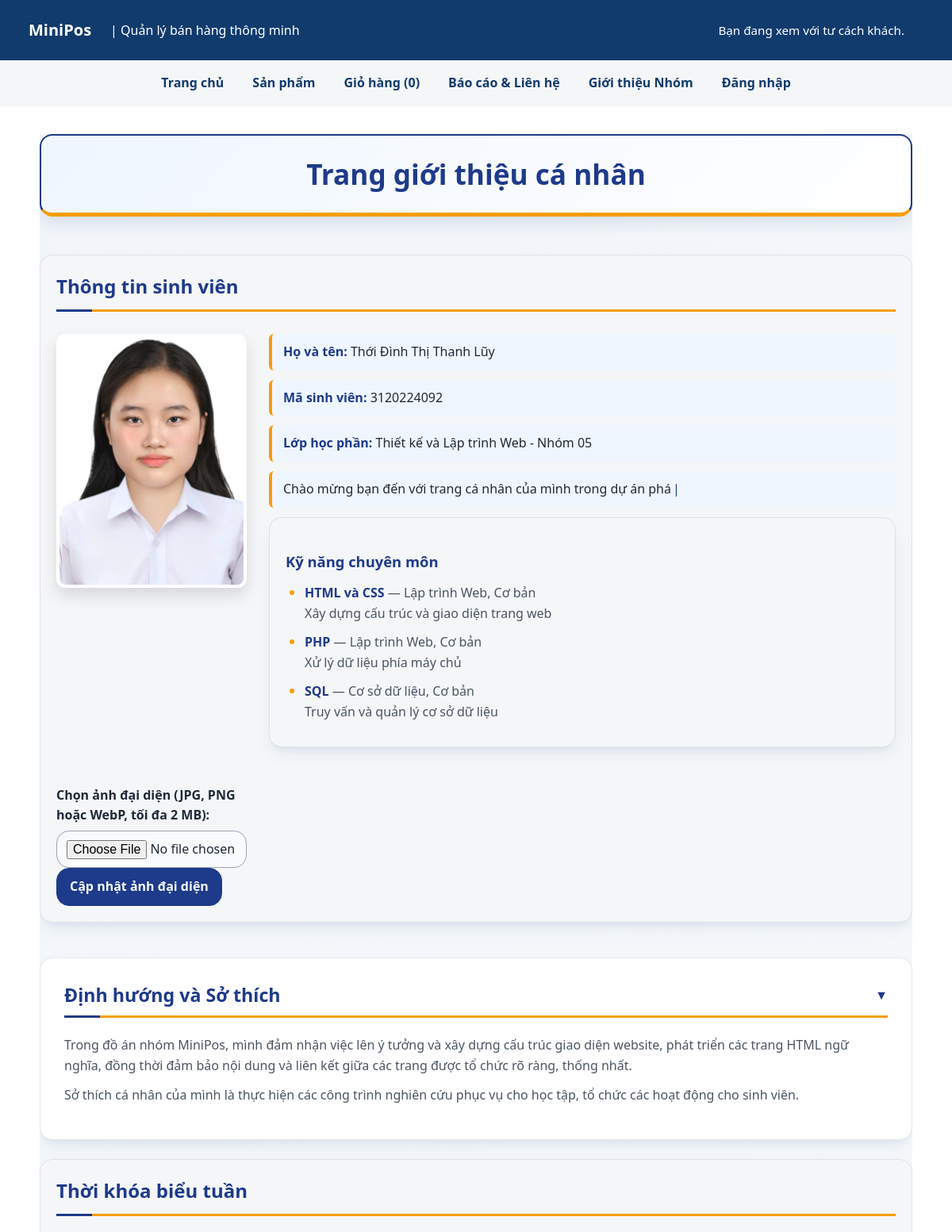
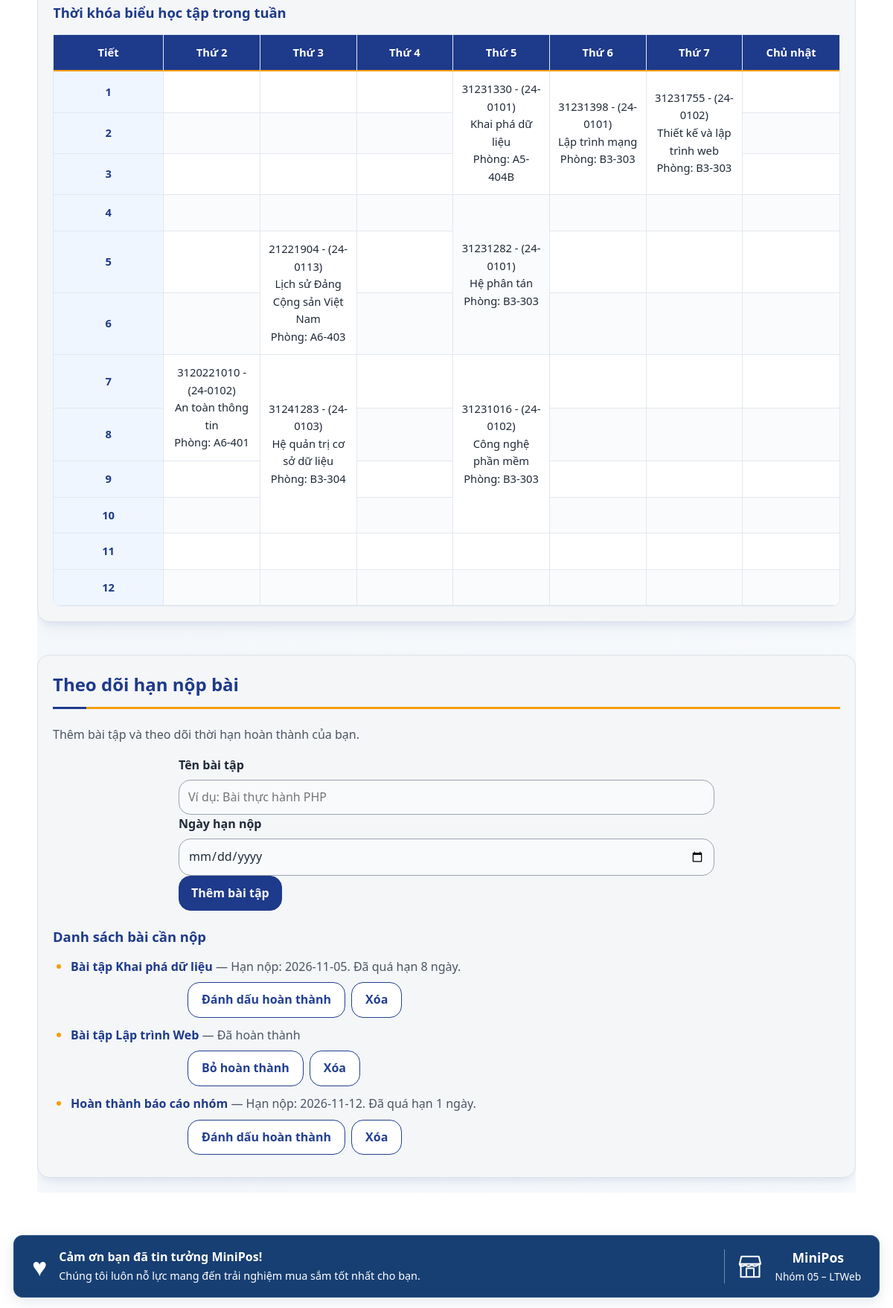
/thanhvien/3120224092_luy/gioithieu.php, run on the app's committed database (2 pictures, top to bottom).
### tables this page shows
CREATE TABLE tv_ky_nang (
    id INT UNSIGNED AUTO_INCREMENT PRIMARY KEY,
    mssv VARCHAR(15) NOT NULL,
    ten_ky_nang VARCHAR(120) NOT NULL,
    nhom_ky_nang VARCHAR(100) NOT NULL,
    muc_do VARCHAR(50) NOT NULL,
    mo_ta TEXT NULL,
    ngay_tao DATETIME NOT NULL DEFAULT CURRENT_TIMESTAMP,

    KEY idx_tv_ky_nang_mssv (mssv),

    CONSTRAINT fk_tv_ky_nang_thanh_vien
        FOREIGN KEY (mssv)
        REFERENCES thanh_vien(mssv)
        ON DELETE CASCADE
);

CREATE TABLE tv_han_nop (
    id INT UNSIGNED AUTO_INCREMENT PRIMARY KEY,
    mssv VARCHAR(15) NOT NULL,
    ten_bai VARCHAR(120) NOT NULL,
    ngay_han DATE NOT NULL,
    hoan_thanh TINYINT(1) NOT NULL DEFAULT 0,
    ngay_tao DATETIME NOT NULL DEFAULT CURRENT_TIMESTAMP,

    KEY idx_tv_han_nop_mssv_ngay (mssv, ngay_han),

    CONSTRAINT fk_tv_han_nop_thanh_vien
        FOREIGN KEY (mssv)
        REFERENCES thanh_vien(mssv)
        ON DELETE CASCADE
);

### inc/ham.php (called while the page is built, shortened)
<?php
function e(string|int|float|null $giaTri): string
{
    return htmlspecialchars(
        (string) $giaTri,
        ENT_QUOTES | ENT_SUBSTITUTE,
        'UTF-8'
    );
}

### thanhvien/3120224092_luy/gioithieu.php (the view, shortened to what this page needs)
<?php
$mssvLuy = '3120224092';
$pdoHanNop = db();
$stChuTrang = $pdoHanNop->prepare(
    'SELECT nguoi_dung_id FROM thanh_vien WHERE mssv = ?'
);
$stChuTrang->execute([$mssvLuy]);
$idChuTrang = $stChuTrang->fetchColumn();
$danhSachHanNopLuy = [];
if ($idChuTrang !== false) {
    $stHanNop = $pdoHanNop->prepare(
        'SELECT id, ten_bai, ngay_han, hoan_thanh
         FROM tv_han_nop
         WHERE mssv = ?
         ORDER BY ngay_han ASC, id ASC'
    );
    $stHanNop->execute([$mssvLuy]);
    $danhSachHanNopLuy = $stHanNop->fetchAll(PDO::FETCH_ASSOC);
}
$stKyNangLuy = $pdoHanNop->prepare(
    'SELECT id, ten_ky_nang, nhom_ky_nang, muc_do, mo_ta
     FROM tv_ky_nang
     WHERE mssv = ?
     ORDER BY id ASC'
);
$stKyNangLuy->execute([$mssvLuy]);
$danhSachKyNangLuy = $stKyNangLuy->fetchAll(PDO::FETCH_ASSOC);
require_once __DIR__ . '/../../inc/header.php';
?>
<main class="trang-ca-nhan-luy">
    <div class="luy-profile-title">
        <h1>Trang giới thiệu cá nhân</h1>
    </div>
    <section class="luy-thong-tin-sinh-vien">
        <h2>Thông tin sinh viên</h2>
        <?php $anhDaiDienLuy = $_SESSION['avatar_luy'] ?? 'avatar.png'; ?>
        <img
            id="anh-dai-dien"
            src="<?= e($anhDaiDienLuy) ?>"
            alt="Ảnh chân dung sinh viên"
            width="120"
            height="150"
        >
        <form action="gioithieu.php#anh-dai-dien" method="post" enctype="multipart/form-data">
            <label for="avatar_moi">Chọn ảnh đại diện (JPG, PNG hoặc WebP, tối đa 2 MB):</label>
            <input
                type="file"
                id="avatar_moi"
                name="avatar_moi"
                accept=".jpg,.jpeg,.png,.webp,image/jpeg,image/png,image/webp"
                required
            >
            <button type="submit">Cập nhật ảnh đại diện</button>
        </form>
        <div class="student-info">
            <p><strong>Họ và tên:</strong> Thới Đình Thị Thanh Lũy</p>
            <p><strong>Mã sinh viên:</strong> 3120224092</p>
            <p><strong>Lớp học phần:</strong> Thiết kế và Lập trình Web - Nhóm 05</p>
            <p
                id="typing-text"
                data-text="Chào mừng bạn đến với trang cá nhân của mình trong dự án phát triển hệ thống quản lý bán hàng MiniPos."
            ></p>
            <section id="ky-nang">
                <h3>Kỹ năng chuyên môn</h3>
                <?php if (empty($danhSachKyNangLuy)): ?>
                    <p>Chưa có kỹ năng nào được thêm.</p>
                <?php else: ?>
                    <ul>
                        <?php foreach ($danhSachKyNangLuy as $kyNangLuy): ?>
                            <li>
                                <strong><?= e($kyNangLuy['ten_ky_nang']) ?></strong>
                                — <?= e($kyNangLuy['nhom_ky_nang']) ?>,
                                <?= e($kyNangLuy['muc_do']) ?>
                                <?php if (!empty($kyNangLuy['mo_ta'])): ?>
                                    <br>
                                    <?= nl2br(e($kyNangLuy['mo_ta'])) ?>
                                <?php endif; ?>
                            </li>
                        <?php endforeach; ?>
                    </ul>
                <?php endif; ?>
            </section>
        </div>
    </section>
    <article class="accordion-section">
        <h2>
            <button class="accordion-header" aria-expanded="true" aria-controls="content-dinhhuong">
                Định hướng và Sở thích
            </button>
        </h2>
        <div id="content-dinhhuong" class="accordion-content open">
            <p>
                Trong đồ án nhóm MiniPos, mình đảm nhận việc lên ý tưởng và xây dựng
                cấu trúc giao diện website, phát triển các trang HTML ngữ nghĩa,
                đồng thời đảm bảo nội dung và liên kết giữa các trang được tổ chức
                rõ ràng, thống nhất.
            </p>
            <p>
                Sở thích cá nhân của mình là thực hiện các công trình nghiên cứu
                phục vụ cho học tập, tổ chức các hoạt động cho sinh viên.
            </p>
        </div>
    </article>
    <section>
        <h2>Thời khóa biểu tuần</h2>
        <table>
            <caption>Thời khóa biểu học tập trong tuần</caption>
            <thead>
                <tr>
                    <th scope="col">Tiết</th>
                    <th scope="col">Thứ 2</th>
                    <th scope="col">Thứ 3</th>
                    <th scope="col">Thứ 4</th>
                    <th scope="col">Thứ 5</th>
                    <th scope="col">Thứ 6</th>
                    <th scope="col">Thứ 7</th>
                    <th scope="col">Chủ nhật</th>
                </tr>
            </thead>
            <tbody>
                <tr>
                    <th scope="row">1</th>
                    <td></td>
                    <td></td>
                    <td></td>
                    <td rowspan="3">
                        31231330 - (24-0101)<br>
                        Khai phá dữ liệu<br>
                        Phòng: A5-404B
                    </td>
                    <td rowspan="3">
                        31231398 - (24-0101)<br>
                        Lập trình mạng<br>
                        Phòng: B3-303
                    </td>
                    <td rowspan="3">
                        31231755 - (24-0102)<br>
                        Thiết kế và lập trình web<br>
                        Phòng: B3-303
                    </td>
                    <td></td>
                </tr>
                <tr>
                    <th scope="row">2</th>
                    <td></td>
                    <td></td>
                    <td></td>
                    <td></td>
                </tr>
                <tr>
                    <th scope="row">3</th>
                    <td></td>
                    <td></td>
                    <td></td>
                    <td></td>
                </tr>
                <tr>
                    <th scope="row">4</th>
                    <td></td>
                    <td></td>
                    <td></td>
                    <td rowspan="3">
                        31231282 - (24-0101)<br>
                        Hệ phân tán<br>
                        Phòng: B3-303
                    </td>
                    <td></td>
                    <td></td>
                    <td></td>
                </tr>
                <tr>
                    <th scope="row">5</th>
                    <td></td>
                    <td rowspan="2">
                        21221904 - (24-0113)<br>
                        Lịch sử Đảng Cộng sản Việt Nam<br>
                        Phòng: A6-403
                    </td>
                    <td></td>
                    <td></td>
                    <td></td>
                    <td></td>
                </tr>
                <tr>
                    <th scope="row">6</th>
                    <td></td>
                    <td></td>
                    <td></td>
                    <td></td>
                    <td></td>
                </tr>
                <tr>
                    <th scope="row">7</th>
                    <td rowspan="2">
                        3120221010 - (24-0102)<br>
                        An toàn thông tin<br>
                        Phòng: A6-401
                    </td>
                    <td rowspan="4">
                        31241283 - (24-0103)<br>
                        Hệ quản trị cơ sở dữ liệu<br>
                        Phòng: B3-304
                    </td>
                    <td></td>
                    <td rowspan="4">
                        31231016 - (24-0102)<br>
                        Công nghệ phần mềm<br>
                        Phòng: B3-303
                    </td>
                    <td></td>
                    <td></td>
                    <td></td>
                </tr>
                <tr>
                    <th scope="row">8</th>
                    <td></td>
                    <td></td>
                    <td></td>
                    <td></td>
                </tr>
                <tr>
                    <th scope="row">9</th>
                    <td></td>
                    <td></td>
                    <td></td>
                    <td></td>
                    <td></td>
                </tr>
                <tr>
                    <th scope="row">10</th>
                    <td></td>
                    <td></td>
                    <td></td>
                    <td></td>
                    <td></td>
                </tr>
                <tr>
                    <th scope="row">11</th>
                    <td></td>
                    <td></td>
                    <td></td>
                    <td></td>
                    <td></td>
                    <td></td>
                    <td></td>
                </tr>
                <tr>
                    <th scope="row">12</th>
                    <td></td>
                    <td></td>
                    <td></td>
                    <td></td>
                    <td></td>
                    <td></td>
                    <td></td>
                </tr>
            </tbody>
        </table>
    </section>
    <section id="han-nop-bai" class="luy-han-nop-bai">
        <h2>Theo dõi hạn nộp bài</h2>
        <p>Thêm bài tập và theo dõi thời hạn hoàn thành của bạn.</p>
        <form action="gioithieu.php#han-nop-bai" method="post">
            <div>
                <label for="ten_bai">Tên bài tập</label>
                <input
                    type="text"
                    id="ten_bai"
                    name="ten_bai"
                    maxlength="120"
                    required
                    placeholder="Ví dụ: Bài thực hành PHP"
                >
            </div>
            <div>
                <label for="ngay_han">Ngày hạn nộp</label>
                <input type="date" id="ngay_han" name="ngay_han" required>
            </div>
            <button type="submit">Thêm bài tập</button>
        </form>
        <h3>Danh sách bài cần nộp</h3>
        <?php if (empty($danhSachHanNopLuy)): ?>
            <p>Chưa có bài tập nào được thêm.</p>
        <?php else: ?>
            <ul>
                <?php foreach ($danhSachHanNopLuy as $bai): ?>
                    <?php
                    $ngayHanBai = $bai['ngay_han'];
                    $hanNop = DateTimeImmutable::createFromFormat('!Y-m-d', $ngayHanBai);
                    $homNay = new DateTimeImmutable('today');
                    $soNgay = (int) $homNay->diff($hanNop)->format('%r%a');
                    $daHoanThanh = (int) ($bai['hoan_thanh'] ?? 0) === 1;
                    ?>
                    <li>
                        <strong><?= e($bai['ten_bai']) ?></strong>
                        <?php if ($daHoanThanh): ?>
                            <span> — Đã hoàn thành</span>
                        <?php else: ?>
                            <span> — Hạn nộp: <?= e($ngayHanBai) ?>.
                                <?php if ($soNgay > 0): ?>
                                    Còn <?= $soNgay ?> ngày.
                                <?php elseif ($soNgay === 0): ?>
                                    Hạn nộp hôm nay!
                                <?php else: ?>
                                    Đã quá hạn <?= abs($soNgay) ?> ngày.
                                <?php endif; ?>
                            </span>
                        <?php endif; ?>
                        <form action="gioithieu.php#han-nop-bai" method="post">
                            <button
                                type="submit"
                                name="hanh_dong_han_nop"
                                value="hoan_thanh"
                            >
                                <?= $daHoanThanh ? 'Bỏ hoàn thành' : 'Đánh dấu hoàn thành' ?>
                            </button>
                            <button
                                type="submit"
                                name="hanh_dong_han_nop"
                                value="xoa"
                                onclick="return confirm('Bạn có chắc muốn xóa bài tập này không?')"
                            >Xóa</button>
                        </form>
                    </li>
                <?php endforeach; ?>
            </ul>
        <?php endif; ?>
    </section>
</main>
<?php
require_once __DIR__ . '/../../inc/footer.php';
?>

### data on the page
tv_ky_nang: ten_ky_nang "HTML và CSS", nhom_ky_nang "Lập trình Web", muc_do "Cơ bản", mo_ta "Xây dựng cấu trúc và giao diện trang web"
tv_ky_nang: ten_ky_nang "PHP", nhom_ky_nang "Lập trình Web", muc_do "Cơ bản", mo_ta "Xử lý dữ liệu phía máy chủ"
tv_ky_nang: ten_ky_nang "SQL", nhom_ky_nang "Cơ sở dữ liệu", muc_do "Cơ bản", mo_ta "Truy vấn và quản lý cơ sở dữ liệu"
tv_han_nop: ten_bai "Bài tập Khai phá dữ liệu", ngay_han "2026-11-05", ngay_han "8", hoan_thanh "Đánh dấu hoàn thành"
tv_han_nop: ten_bai "Bài tập Lập trình Web", hoan_thanh "— Đã hoàn thành"
tv_han_nop: ten_bai "Hoàn thành báo cáo nhóm", ngay_han "2026-11-12", ngay_han "1", hoan_thanh "Đánh dấu hoàn thành"

### other printed values
$nhan "Trang chủ"
$nhan "Sản phẩm"
$nhan "Giỏ hàng"
$nhan "Báo cáo & Liên hệ"
$nhan "Giới thiệu Nhóm"
